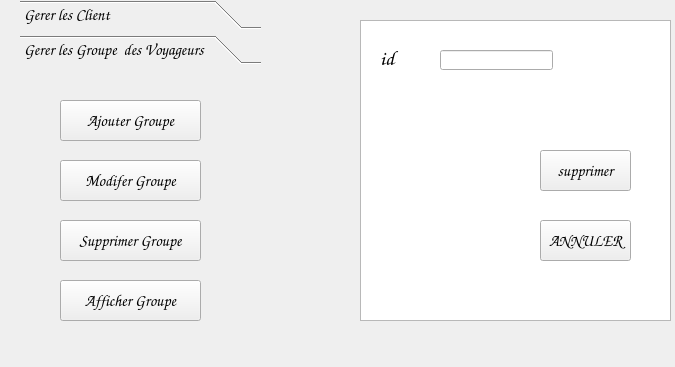
<?xml version="1.0" encoding="UTF-8"?>
<ui version="4.0">
 <class>supprimer_g</class>
 <widget class="QDialog" name="supprimer_g">
  <property name="geometry">
   <rect>
    <x>0</x>
    <y>0</y>
    <width>675</width>
    <height>367</height>
   </rect>
  </property>
  <property name="windowTitle">
   <string>Dialog</string>
  </property>
  <widget class="QToolBox" name="toolBox">
   <property name="geometry">
    <rect>
     <x>20</x>
     <y>0</y>
     <width>241</width>
     <height>361</height>
    </rect>
   </property>
   <property name="font">
    <font>
     <family>Comic Sans MS</family>
     <pointsize>12</pointsize>
    </font>
   </property>
   <property name="currentIndex">
    <number>1</number>
   </property>
   <widget class="QWidget" name="client">
    <property name="geometry">
     <rect>
      <x>0</x>
      <y>0</y>
      <width>241</width>
      <height>287</height>
     </rect>
    </property>
    <attribute name="label">
     <string>Gerer les Client </string>
    </attribute>
    <widget class="QPushButton" name="pushButton">
     <property name="geometry">
      <rect>
       <x>50</x>
       <y>20</y>
       <width>141</width>
       <height>41</height>
      </rect>
     </property>
     <property name="text">
      <string>Ajouter client</string>
     </property>
    </widget>
    <widget class="QPushButton" name="pushButton_2">
     <property name="geometry">
      <rect>
       <x>50</x>
       <y>80</y>
       <width>141</width>
       <height>41</height>
      </rect>
     </property>
     <property name="text">
      <string>Modifer Client</string>
     </property>
    </widget>
    <widget class="QPushButton" name="pushButton_3">
     <property name="geometry">
      <rect>
       <x>50</x>
       <y>140</y>
       <width>141</width>
       <height>41</height>
      </rect>
     </property>
     <property name="text">
      <string>Supprimer Client</string>
     </property>
    </widget>
    <widget class="QPushButton" name="pushButton_4">
     <property name="geometry">
      <rect>
       <x>50</x>
       <y>210</y>
       <width>141</width>
       <height>41</height>
      </rect>
     </property>
     <property name="text">
      <string>Afficher Client</string>
     </property>
    </widget>
   </widget>
   <widget class="QWidget" name="groupedevoyageurs">
    <property name="geometry">
     <rect>
      <x>0</x>
      <y>0</y>
      <width>241</width>
      <height>287</height>
     </rect>
    </property>
    <attribute name="label">
     <string>Gerer les Groupe  des Voyageurs</string>
    </attribute>
    <widget class="QPushButton" name="pushButton_5">
     <property name="geometry">
      <rect>
       <x>40</x>
       <y>30</y>
       <width>141</width>
       <height>41</height>
      </rect>
     </property>
     <property name="text">
      <string>Ajouter Groupe</string>
     </property>
    </widget>
    <widget class="QPushButton" name="pushButton_6">
     <property name="geometry">
      <rect>
       <x>40</x>
       <y>90</y>
       <width>141</width>
       <height>41</height>
      </rect>
     </property>
     <property name="text">
      <string>Modifer Groupe</string>
     </property>
    </widget>
    <widget class="QPushButton" name="pushButton_7">
     <property name="geometry">
      <rect>
       <x>40</x>
       <y>150</y>
       <width>141</width>
       <height>41</height>
      </rect>
     </property>
     <property name="text">
      <string>Supprimer Groupe</string>
     </property>
    </widget>
    <widget class="QPushButton" name="pushButton_8">
     <property name="geometry">
      <rect>
       <x>40</x>
       <y>210</y>
       <width>141</width>
       <height>41</height>
      </rect>
     </property>
     <property name="text">
      <string>Afficher Groupe</string>
     </property>
    </widget>
   </widget>
  </widget>
  <widget class="QLabel" name="label_2">
   <property name="geometry">
    <rect>
     <x>6</x>
     <y>2</y>
     <width>671</width>
     <height>361</height>
    </rect>
   </property>
   <property name="text">
    <string/>
   </property>
   <property name="pixmap">
    <pixmap>../../Desktop/téléchargement (2).jpg</pixmap>
   </property>
  </widget>
  <widget class="QTextBrowser" name="textBrowser">
   <property name="geometry">
    <rect>
     <x>360</x>
     <y>20</y>
     <width>311</width>
     <height>301</height>
    </rect>
   </property>
  </widget>
  <widget class="QLineEdit" name="lineEdit">
   <property name="geometry">
    <rect>
     <x>440</x>
     <y>50</y>
     <width>113</width>
     <height>20</height>
    </rect>
   </property>
  </widget>
  <widget class="QLabel" name="label">
   <property name="geometry">
    <rect>
     <x>380</x>
     <y>43</y>
     <width>61</width>
     <height>31</height>
    </rect>
   </property>
   <property name="font">
    <font>
     <family>Comic Sans MS</family>
     <pointsize>16</pointsize>
    </font>
   </property>
   <property name="text">
    <string>id</string>
   </property>
  </widget>
  <widget class="QPushButton" name="pushButton_9">
   <property name="geometry">
    <rect>
     <x>540</x>
     <y>150</y>
     <width>91</width>
     <height>41</height>
    </rect>
   </property>
   <property name="font">
    <font>
     <family>Comic Sans MS</family>
     <pointsize>12</pointsize>
    </font>
   </property>
   <property name="text">
    <string>supprimer</string>
   </property>
  </widget>
  <widget class="QPushButton" name="pushButton_10">
   <property name="geometry">
    <rect>
     <x>540</x>
     <y>220</y>
     <width>91</width>
     <height>41</height>
    </rect>
   </property>
   <property name="font">
    <font>
     <family>Comic Sans MS</family>
     <pointsize>12</pointsize>
    </font>
   </property>
   <property name="text">
    <string>ANNULER</string>
   </property>
  </widget>
  <zorder>label_2</zorder>
  <zorder>textBrowser</zorder>
  <zorder>toolBox</zorder>
  <zorder>lineEdit</zorder>
  <zorder>label</zorder>
  <zorder>pushButton_9</zorder>
  <zorder>pushButton_10</zorder>
 </widget>
 <resources/>
 <connections>
  <connection>
   <sender>pushButton_10</sender>
   <signal>clicked()</signal>
   <receiver>supprimer_g</receiver>
   <slot>reject()</slot>
   <hints>
    <hint type="sourcelabel">
     <x>569</x>
     <y>231</y>
    </hint>
    <hint type="destinationlabel">
     <x>787</x>
     <y>198</y>
    </hint>
   </hints>
  </connection>
 </connections>
</ui>
